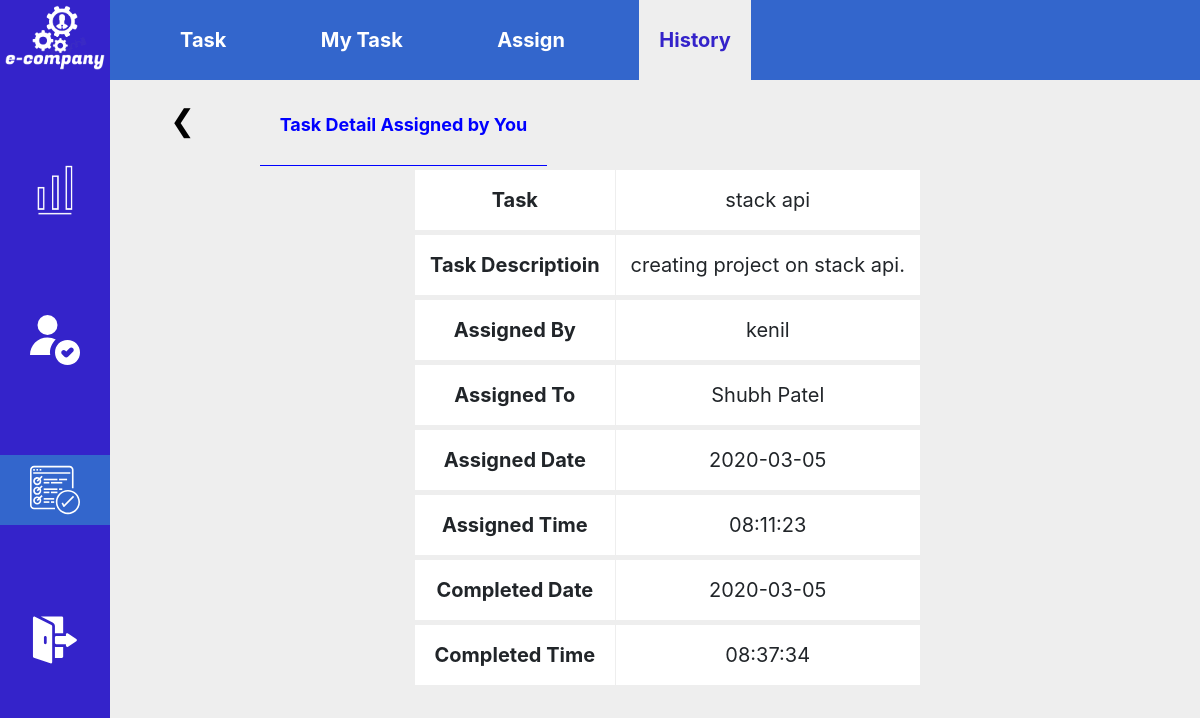
Screenshot of /manager/viewhistory.php?id=19 (signed in) with the database file from the repository.
### tables this page shows
CREATE TABLE `historytab` (
  `h_id` int(15) NOT NULL,
  `h_taskname` varchar(30) NOT NULL,
  `h_taskdesc` varchar(300) NOT NULL,
  `h_taskid` int(15) NOT NULL,
  `h_assigndate` date NOT NULL,
  `h_assigntime` time NOT NULL,
  `h_comdate` date NOT NULL,
  `h_comtime` time NOT NULL,
  `h_assignbyid` int(15) NOT NULL,
  `h_assignbyname` varchar(30) NOT NULL,
  `h_assigntoid` int(15) NOT NULL,
  `h_assigntoname` varchar(30) NOT NULL,
  `h_status` varchar(15) NOT NULL
);

### manager/viewhistory.php (the view, shortened to what this page needs)
<?php
    include '../forset.php';
    $s_query = "SELECT * FROM historytab WHERE h_taskid = '".$_GET['id']."';";
    $q_run = mysqli_query($conn, $s_query);
    $row = mysqli_fetch_array($q_run);
    $taskname = $row['h_taskname'];
    $taskdesc = $row['h_taskdesc'];
    $assignby = $row['h_assignbyname'];
    $assignto = $row['h_assigntoname'];
    $dateassign = $row['h_assigndate'];
    $timeassign = $row['h_assigntime'];
    $comdate = $row['h_comdate'];
    $comtime = $row['h_comtime'];
?>
<!DOCTYPE html>
<html lang="en">
    <head>
        <link rel="stylesheet" href="../css/da.css">
        <link rel="stylesheet" href="https://stackpath.bootstrapcdn.com/bootstrap/4.4.1/css/bootstrap.min.css">
    </head>
    <body style="background-color: #EEEEEE;">
    <div class="fpilore">
            <center>
                <img src="../image/logo1.png" alt="noimage" class="dlogo">
            </center>
            <center>
                <a href="addemp.php">
                    <li class="fbut" title="Modules">
                        <img src="../image/p1.png" alt="nobutton" class="fbutim" >
                    </li>
                </a>
            </center>
            <center>
                <a href="M_dashboard.php">
                    <li class="fbut" title="User Profile">
                        <img src="../image/p2.svg" alt="nobutton" class="fbutim">
                    </li>
                </a>
            </center>
            <center>
                <li class="fbut" title="Task Manager" style="background-color: #3366CC;">
                    <img src="../image/p4.svg" alt="nobutton" class="fbutim">
                </li>
            </center>
            <center>
                <a href="../logout.php">
                    <li class="fbut" title="Logout">
                        <img src="../image/p3.svg" alt="nobutton" class="fbutim">
                    </li>
                </a>
            </center>
        </div>
        <div class="module">
            <a href="taskmanager.php"><li class="modany">Task</li></a>
            <a href="mytask.php"><li class="modany">My Task</li></a>
            <a href="task.php"><li class="modany">Assign</li></a>
            <a href="historytask.php"><li class="modany" style="background-color: #EEEEEE; color: #3423CA;">History</li></a>
        </div>
        <div class="module1">
            <a href="historytask.php"><li class="modany1" style="font-size : 30px;"><span>&#10094;</span></li></a>
            <li class="modany1" style="font-weight : bolder; color : blue; border-bottom : 1px solid blue">Task Detail Assigned by You</li>
        </div>
        <div class="ghar">
            <center>
                <table class="csgo">
                    <tr class="jinda">
                        <td class="csgohd">Task</td>
                        <td class="csgohd1"><?php echo $taskname ?></td>
                    </tr>
                    <tr class="jinda">
                        <td class="csgohd">Task Descriptioin</td>
                        <td class="csgohd1"><?php echo $taskdesc ?></td>
                    </tr>
                    <tr class="jinda">
                        <td class="csgohd">Assigned By</td>
                        <td class="csgohd1"><?php echo $assignby ?></td>
                    </tr>
                    <tr class="jinda">
                        <td class="csgohd">Assigned To</td>
                        <td class="csgohd1"><?php echo $assignto ?></td>
                    </tr>
                    <tr class="jinda">
                        <td class="csgohd">Assigned Date</td>
                        <td class="csgohd1"><?php echo $dateassign ?></td>
                    </tr>
                    <tr class="jinda">
                        <td class="csgohd">Assigned Time</td>
                        <td class="csgohd1"><?php echo $timeassign ?></td>
                    </tr>
                    <tr class="jinda">
                        <td class="csgohd">Completed Date</td>
                        <td class="csgohd1"><?php echo $comdate ?></td>
                    </tr>
                    <tr class="jinda">
                        <td class="csgohd">Completed Time</td>
                        <td class="csgohd1"><?php echo $comtime ?></td>
                    </tr>
                </table>
            </center>
        </div>
    </body>
</html>

### css/da.css (style rules this page uses)
* { margin: 0px; padding: 0px; }
.fpilore { background-color: #3423CA; color: white; height: 100vh; width: 110px; float: left; position: fixed; z-index: 999; }
.dlogo { width: 100px; margin: 5px; }
.fbut { margin-top: 80px; list-style-type: none; padding: 10px; cursor: pointer; background-color: #3423ca; }
.fbutim { height: 50px; }
.module { position: fixed; margin-left: 110px; width: 100%; height: 10vh; background-color: #3366CC; line-height: 10vh; float: left; display: block; z-index: 998; }
.module1 { position: fixed; margin-top: 10vh; margin-left: 110px; height: 10vh; line-height: 10vh; float: left; display: block; background-color: #EEEEEE; }
.modany { display: inline-block; cursor: pointer; list-style-type: none; color: white; font-weight: bolder; font-size: 20px; margin-left: 50px; padding-right: 20px; padding-left: 20px; transition: all 0.5s; }
.modany1 { display: inline-block; cursor: pointer; list-style-type: none; color: black; font-size: 18px; margin-left: 40px; padding-right: 20px; padding-left: 20px; transition: all 0.5s; }
.ghar { margin-left: 110px; float: left; width: 93%; background-color: #EEEEEE; }
.csgo { margin-top: 170px; font-size: 20px; background-color: white; }
.jinda { text-align: center; border-bottom-style: solid; border-bottom-width: 5px; border-bottom-color: #EEEEEE; }
.csgohd { padding: 15px; font-weight: bolder; border-right-width: 1px; border-right-style: solid; border-right-color: #EEEEEE; }
.csgohd1 { padding: 15px; border-right-width: 1px; border-right-style: solid; border-right-color: #EEEEEE; }

### rows the page displays
historytab: h_taskname "stack api", h_taskdesc "creating project on stack api.", h_assignbyname "kenil", h_assigntoname "Shubh Patel", h_assigndate "2020-03-05", h_assigntime "08:11:23", h_comdate "2020-03-05", h_comtime "08:37:34"
